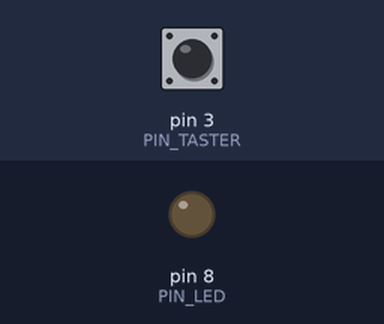
The sketch below on a simulated Arduino Uno, built with avr-gcc and run on an emulated ATmega328P. Parts: output pins drawn as LEDs (lit = HIGH). Dashed ring = blinking. The inputs (shaded band) are chosen by the test bench; at power-on: pin 3 (PIN_TASTER) HIGH.

Above: at 1.2 s.
1.3 s: pin 3 (PIN_TASTER) pulled LOW for 3.2 s
At 2.1 s:
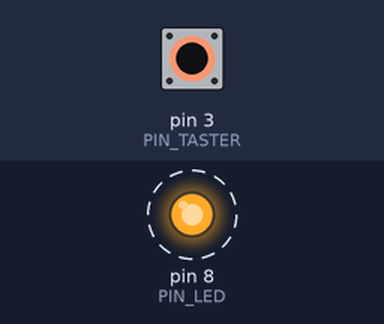
Timing chart, 0 to 5.8 s (numbered marks = the images above; inputs shaded):
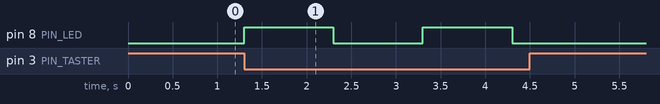

The sketch:

If2.ino
```cpp
# define PIN_LED 8
# define PIN_TASTER 3

void setup() {
  pinMode(PIN_LED, OUTPUT);
  pinMode(PIN_TASTER, INPUT_PULLUP);
}

void loop() {
  int zustandTaster = digitalRead(PIN_TASTER);

  if (zustandTaster == LOW) {
    digitalWrite(PIN_LED, HIGH);
    delay(1000);
    digitalWrite(PIN_LED, LOW);
    delay(1000);
  }
  else {
    digitalWrite(PIN_LED, LOW);
  }
}
```

Measured:
- after the input at 1.3 s, pin 8 (PIN_LED): alternates HIGH for 1.0 s and LOW for 1.0 s, 4 changes in all, then stays LOW, starting at once
